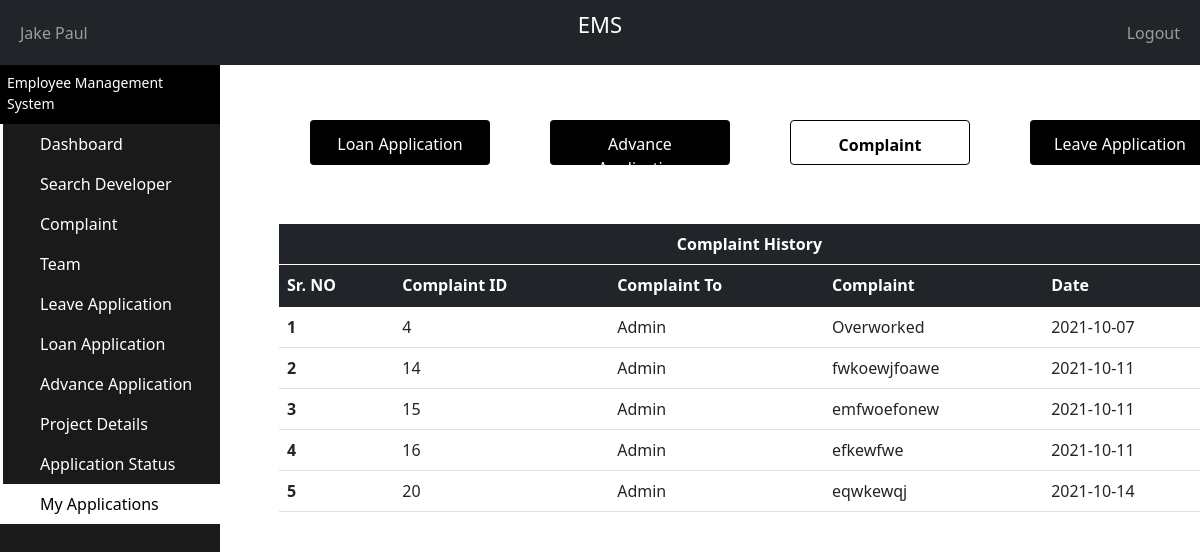
The app's page /PHP/Manager_ApplicationStatus.php (signed in) with its own data.
### tables this page shows
CREATE TABLE `complaint_table` (
  `Complaint_ID` int(11) NOT NULL,
  `TypeOfEmployee` varchar(25) NOT NULL,
  `Developer_ID` int(11) NOT NULL,
  `Manager_ID` int(11) NOT NULL,
  `ComplaintTo` varchar(25) NOT NULL,
  `Complaint` varchar(500) NOT NULL,
  `DateOfComplaint` date NOT NULL
);

### PHP/Manager_ApplicationStatus.php (the view, shortened to what this page needs)
<?php
    include "Connection.php";
?>
<!doctype html>
<html lang="en">
  <head>
    <link href="https://cdn.jsdelivr.net/npm/bootstrap@5.1.1/dist/css/bootstrap.min.css" rel="stylesheet">
  </head>
  <body>
  <nav class="navbar navbar-expand-md navbar-dark bg-dark">
      <div class="container-fluid">
        <div class="navbar-collapse collapse w-100 order-1 order-md-0 dual-collapse2">
          <ul class="navbar-nav me-auto">
            <li class="nav-item active">
              <a class="nav-link" href="Manager_PersonalDetails.php">
                <?php
                  if(isset($_SESSION['fname']) && isset($_SESSION['lname']))
                  {
                    echo"$_SESSION[fname] $_SESSION[lname]";
                  }
                  else
                   echo"Manager Name";
                  ?>
              </a>
            </li>
          </ul>
        </div>
        <div class="mx-auto order-0">
          <p style="color: white;font-size:22px;">EMS</p>
        </div>
        <div class="navbar-collapse collapse w-100 order-3 dual-collapse2">
          <ul class="navbar-nav ms-auto">
            <li class="nav-item">
              <a class="nav-link" href="Logout.php">Logout</a>
            </li>
          </ul>
        </div>
      </div>
    </nav>
    <div class="sidebar-container">
      <div class="sidebar-logo">
        <span> Employee Management System </span>
      </div>
      <ul class="sidebar-navigation">
        <li>
          <a style="text-decoration: none;" href="Manager_Dashboard.php">
            <i class="fa fa-home" aria-hidden="true"></i> Dashboard
          </a>
        </li>
        <li>
          <a style="text-decoration: none;" href="Manager_SearchDeveloper.php">
            <i class="fa fa-tachometer" aria-hidden="true"></i> Search Developer
          </a>
        </li>
        <li>
          <a style="text-decoration: none;" href="Manager_Complaint.php">
            <i class="fa fa-tachometer" aria-hidden="true"></i> Complaint
          </a>
        </li>
        <li>
          <a style="text-decoration: none;" href="Manager_Team.php">
            <i class="fa fa-tachometer" aria-hidden="true"></i> Team
          </a>
        </li>
        <li>
          <a style="text-decoration: none;;" href="Manager_LeaveApplication.php">
            <i class="fa fa-tachometer" aria-hidden="true"></i> Leave Application
          </a>
        </li>
        <li>
          <a style="text-decoration: none;" href="Manager_LoanApplication.php">
            <i class="fa fa-tachometer" aria-hidden="true"></i> Loan Application
          </a>
        </li>
        <li>
          <a style="text-decoration: none;" href="Manager_AdvanceApplication.php">
            <i class="fa fa-tachometer" aria-hidden="true"></i> Advance Application
          </a>
        </li>
        <li>
          <a style="text-decoration: none;" href="Manager_ProjectDetails.php">
          <i class="fa fa-tachometer" aria-hidden="true"></i>Project Details
          </a>
        </li>
        <li>
          <a style="text-decoration: none;" href="Manager_ApplicationStatusLeave.php">
            <i class="fa fa-tachometer" aria-hidden="true"></i> Application Status
          </a>
        </li>
        <li>
          <a style="text-decoration: none;background-color: white;color: black;" href="Manager_ApplicationStatus.php">
            <i class="fa fa-tachometer" aria-hidden="true"></i> My Applications
          </a>
        </li>
      </ul>
    </div>
    <div class="content-container">
      <div  style="width:100%;overflow-y: scroll; height:85%;position:fixed" class="container-fluid">
      <div >
        <div style="margin-top: 3%;padding-bottom: 5%;"class="row">
            <a href="Manager_MyLoanApplication.php" style="height:45px;width:15%;margin-left: 7.5%;background-color: black;color:white;" class ="AcitonButtons" value="Admin Dashboard">Loan Application</a>
            <a href="Manager_MyAdvanceApplication.php" style="height:45px;width:15%;margin-left: 5%;background-color: black;color:white;"class ="AcitonButtons" value="Update Information">Advance Application</a>
            <a href="Manager_ApplicationStatus.php" style="height:45px;width:15%;margin-left: 5%;background-color: white;color:black;border:1px solid black"class ="AcitonButtons" value="Recieved Complaint"><b>Complaint</b></a>
            <a href="Manager_MyLeaveApplication.php" style="height:45px;width:15%;margin-left: 5%;background-color: black;color:white;" class ="AcitonButtons" value="Admin Dashboard">Leave Application</a>
        </div>
        <div style="width:80%;">
          <?php
            $ID = $_SESSION["uid"];
            $sql = "SELECT * FROM complaint_table WHERE Manager_ID ='$ID' and Developer_ID='-1'";
            $i = 0;
            $result = mysqli_query($con, $sql);
            echo'
                <div style="width:100%;margin-left: 5%;margin-top: 0%;float:left;"class="jumbotron">
                  <table style="margin-bottom: 0px;padding-bottom: 0px;"class="table">
                    <thead class="table-dark">
                      <tr >
                        <th style="text-align: center;border-bottom: 1px solid white;">Complaint History</th>
                      </tr>
                    </thead>
                  </table>
                </div>';
                echo'
                <div style="width:100%;margin-left: 5%;margin-bottom:5%;float:left"class="jumbotron">
                <table style="margin-top:0px;padding-top: 0px"class="table">
                  <thead class="table-dark">
                    <tr>
                      <th scope="col">Sr. NO</th>
                      <th scope="col">Complaint ID</th>
                      <th scope="col">Complaint To</th>
                      <th scope="col">Complaint</th>
                      <th scope="col">Date</th>
                    </tr>
                  </thead>
                  <tbody>';
                  while($row=mysqli_fetch_array($result))
                  {
                    $i++;
                    echo'
                    <tr>
                      <th>'.$i.'</th>
                      <td>'.$row["Complaint_ID"].'</td>
                      <td>'.$row["ComplaintTo"] .'</td>
                      <td>'.$row["Complaint"].'</td>
                      <td>'.$row["DateOfComplaint"].'</td>
                    </tr>';
                  };
                  echo'</tbody>
                  </table>
                  </div>';
        ?>
        </div>
      </div>
    </div>
    </div>
  </body>
</html>

### PHP/Manager_ApplicationStatus.php (style rules this page uses)
.AcitonButtons { background-color: #04AA6D; color: rgb(255, 255, 255); padding: 12px 20px; border: none; border-radius: 4px; text-decoration: none; text-align:center; cursor: pointer; float: right; }
html,body { height:100%; margin: 0; }
.sidebar-container { position: fixed; width: 220px; height: 100%; left: 0; overflow-x: hidden; overflow-y: auto; background: #1a1a1a; color: #fff; }
.content-container { padding-top: 20px; }
.sidebar-logo { padding: 7px 15px 10px 7px; font-size: 14px; background-color: #000000; }
.sidebar-navigation { padding: 0; margin: 0; list-style-type: none; position: relative; }
.sidebar-navigation li { background-color: transparent; position: relative; display: inline-block; width: 100%; line-height: 20px; }
.sidebar-navigation li a { padding: 10px 15px 10px 30px; display: block; color: #fff; }
.sidebar-navigation li::before { background-color: white; position: absolute; content: ''; height: 100%; left: 0; top: 0; -webkit-transition: width 0.2s ease-in; transition: width 0.2s ease-in; color: #000000; width: 3px; z-index: -1; }
.content-container { padding-left: 220px; }

### records on screen
complaint_table: Complaint_ID "4", ComplaintTo "Admin", Complaint "Overworked", DateOfComplaint "2021-10-07"
complaint_table: Complaint_ID "14", ComplaintTo "Admin", Complaint "fwkoewjfoawe", DateOfComplaint "2021-10-11"
complaint_table: Complaint_ID "15", ComplaintTo "Admin", Complaint "emfwoefonew", DateOfComplaint "2021-10-11"
complaint_table: Complaint_ID "16", ComplaintTo "Admin", Complaint "efkewfwe", DateOfComplaint "2021-10-11"
complaint_table: Complaint_ID "20", ComplaintTo "Admin", Complaint "eqwkewqj", DateOfComplaint "2021-10-14"

### other values on screen
$_SESSION[fname] "Jake"
$_SESSION[lname] "Paul"
